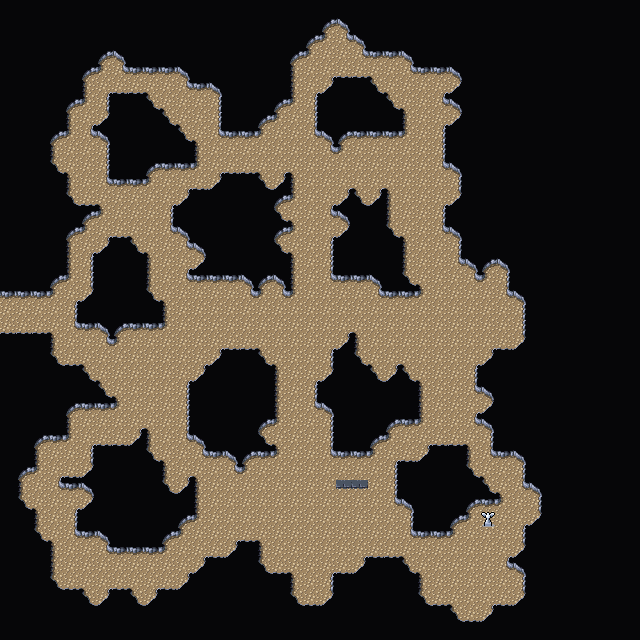

This game map was drawn from its Tiled (.tmx) file and the tilesets committed beside it. A one-line description and the trimmed map source follow:
An orthogonal 40x40 tile map with 16x16 px tiles, 3 tile layers (Background, Walls, Clutter), 2 tilesets and 12 objects.

<map version="1.10" tiledversion="1.10.1" orientation="orthogonal" renderorder="right-down" width="40" height="40" tilewidth="16" tileheight="16" infinite="0" nextlayerid="8" nextobjectid="73">
 <tileset firstgid="1" source="../../../../common/maps/tileset/main.tsx" />
 <tileset firstgid="10113" source="../../../../common/maps/tileset/buildings.tsx" />
 <layer id="1" name="Background" width="40" height="40">
  <data>[1600 cells, 1600 non-empty, 1 distinct tile ids]</data>
 </layer>
 <layer id="2" name="Walls" width="40" height="40">
  <data>[1600 cells, 1316 non-empty, 20 distinct tile ids]</data>
 </layer>
 <layer id="7" name="Clutter" width="40" height="40">
  <data>[1600 cells, 0 non-empty, 0 distinct tile ids]</data>
 </layer>
 <objectgroup id="4" name="Objects">
  <object id="61" template="../../../../common/maps/obj/door_right.tx" x="2.95097" y="319.688">
   <properties>
    <property name="teleport" value="../Shandalar Old Border/maps/map/cave/cave_multilevel_4/cave_23A9.tmx" />
    <property name="teleportObjectId" value="60" />
   </properties>
  </object>
  <object id="62" template="../../../../common/maps/obj/treasure.tx" x="464.667" y="619.333" />
  <object id="63" template="../../../../common/maps/obj/treasure.tx" x="503.333" y="594.667" />
  <object id="64" template="../../../../common/maps/obj/gold.tx" x="484.667" y="603.667" />
  <object id="65" template="../../../../common/maps/obj/gold.tx" x="435" y="604.667" />
  <object id="66" template="../../../../common/maps/obj/enemy.tx" x="410.333" y="558.333">
   <properties>
    <property name="enemy" value="Gorgon" />
   </properties>
  </object>
  <object id="67" template="../../../../common/maps/obj/enemy.tx" x="503.667" y="498.667">
   <properties>
    <property name="enemy" value="Gorgon" />
   </properties>
  </object>
  <object id="68" template="../../../../common/maps/obj/enemy.tx" x="461" y="441.667">
   <properties>
    <property name="enemy" value="Snake" />
   </properties>
  </object>
  <object id="69" template="../../../../common/maps/obj/enemy.tx" x="390.333" y="547.333">
   <properties>
    <property name="enemy" value="Gorgon" />
   </properties>
  </object>
  <object id="70" template="../../../../common/maps/obj/enemy.tx" x="378.333" y="457.333">
   <properties>
    <property name="enemy" value="Gargoyle" />
   </properties>
  </object>
  <object id="71" template="../../../../common/maps/obj/enemy.tx" x="404.333" y="444.667">
   <properties>
    <property name="enemy" value="Gargoyle" />
   </properties>
  </object>
  <object id="72" template="../../../../common/maps/obj/enemy.tx" x="304.667" y="601">
   <properties>
    <property name="enemy" value="Gargoyle" />
   </properties>
  </object>
 </objectgroup>
</map>
